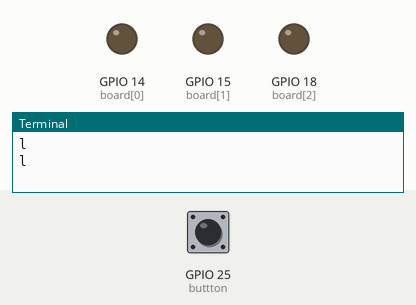
Bench run of a program on a simulated Raspberry Pi (BCM pin numbers). Shown: output pins drawn as LEDs (lit = HIGH), the last lines printed to the terminal. Inputs (shaded band) come from the test bench; at power-on: GPIO 25 (buttton) HIGH.

Above: at 1.2 s.
1.3 s: GPIO 25 (buttton) pulled LOW for 3.2 s
At 3.1 s:
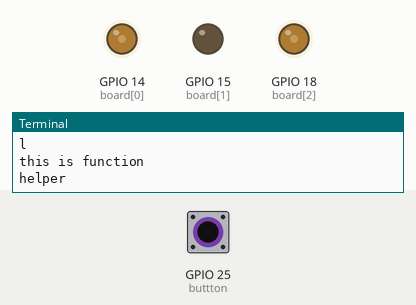
Timing chart, 0 to 4.8 s (numbered marks = the images above; inputs shaded):
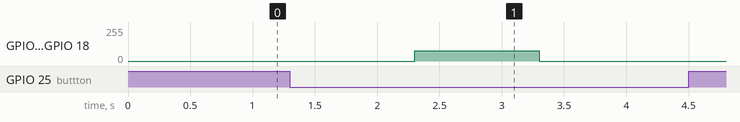

The program:

pushbuttons.py
```python
import gpiozero as gz
import time
import signal

def button_state():
    buttton=gz.Button(25)

    while True:
        if buttton.is_pressed:
            print("Button is pressed")

        else:
            print("Button is not pressed")
        time.sleep(.5)

def function_using_def():
    print("this is function")

function_using_lambda=lambda: print("this is lambda function")

def some_helper_function(board,brightness):
    print("helper")
    board.value=(brightness,0,brightness)
    time.sleep(1)
    board.off()
    time.sleep(1)


def button_events():
    print("l")
    button=gz.Button(25)
    board=gz.LEDBoard(14, 15,18, pwm=True)

    button.when_pressed= function_using_def
    button.when_released= function_using_lambda
    button.when_held=lambda:some_helper_function(board,0.3)


    signal.pause()


def main():
    print("l")
    # button_state()
    button_events()


main()
```

Measured:
- after the input at 1.3 s, GPIO 14 (board[0]), GPIO 18 (board[2]): 0/255 → 77/255 after 1.0 s, → 0/255 1.0 s later
